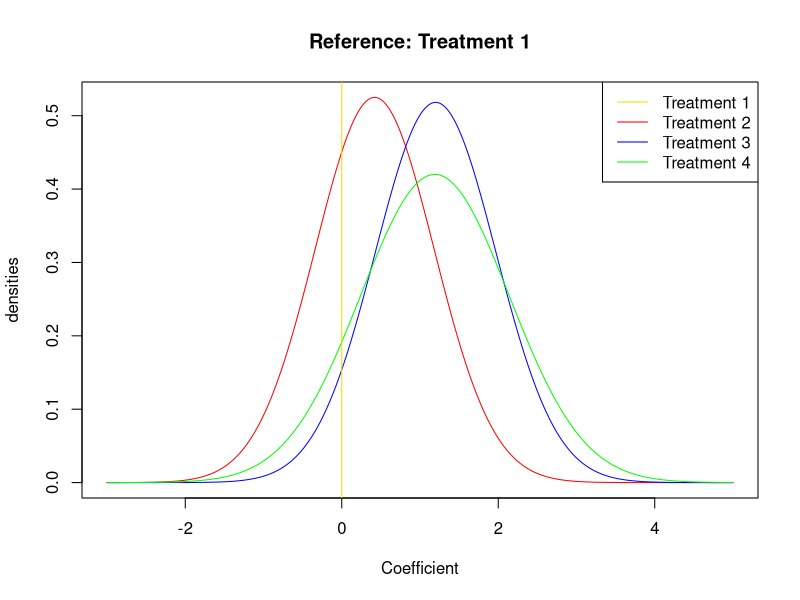
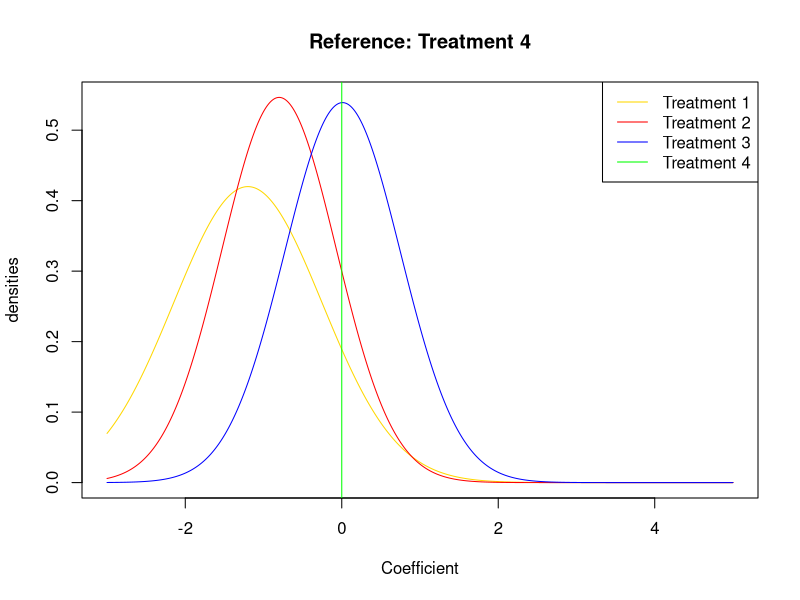

Reproduce these figures in R, in order.
#Code to create distribution plots (as discussed in meeting 06/07/2023)

#Create data wish to plot
#Just to demonstrate the code for the plots
Vec1<-cbind(c(0.42, 1.2, 1.19), c(0.76, 0.77, 0.95))
colnames(Vec1)<-c("Coefficients", "std.err")
rownames(Vec1)<-c("Treatment 2", "Treatment 3", "Treatment 4")
Vec4<-cbind(c(-1.2, -0.8, 0.01), c(0.95, 0.73, 0.74))
colnames(Vec4)<-c("Coefficients", "std.err")
rownames(Vec4)<-c("Treatment 1", "Treatment 2", "Treatment 3")

#Allocate lower and upper bound of x-axis (possibility of coefficient values)
lcb <- -3
ucb <- 5

#Create x-axis vector
u <- seq(from = lcb,
         to = ucb,
         length.out = 1e+5)
#Create distribution for treatment 2
v2 <- dnorm(x = u,
            mean = Vec1[1, 1],
            sd = Vec1[1, 2])
#Create distribution for treatment 3
v3 <- dnorm(x = u,
            mean = (Vec1[2, 1]),
            sd = (Vec1[2, 2]))
#Create distribution for treatment 4
v4 <- dnorm(x = u,
            mean = (Vec1[3, 1]),
            sd = (Vec1[3, 2]))

#Plot 3 distributions on same figure
matplot(x = u,
        y = cbind(v2, v3, v4),
        type = "l",
        lty = 1,
        col = c("red", "blue", "green"),
        xlab = "Coefficient",
        ylab = "densities",
        main = "Reference: Treatment 1")
#Add vertical line at 0 for reference treatment
abline(v=0, col="gold")
#Add legend
legend(x = "topright",
       legend = paste("Treatment", 1:4),
       col = c("gold","red", "blue", "green"),
       lty = 1)


#Create distribution for treatment 1
v1 <- dnorm(x = u,
            mean = Vec4[1, 1],
            sd = Vec4[1, 2])
#Create distribution for treatment 2
v2 <- dnorm(x = u,
            mean = (Vec4[2, 1]),
            sd = (Vec4[2, 2]))
#Create distribution for treatment 3
v3 <- dnorm(x = u,
            mean = (Vec4[3, 1]),
            sd = (Vec4[3, 2]))

#Plot 3 distributions on same figure
matplot(x = u,
        y = cbind(v1, v2, v3),
        type = "l",
        lty = 1,
        col = c("gold", "red", "blue"),
        xlab = "Coefficient",
        ylab = "densities",
        main = "Reference: Treatment 4")
#Add vertical line at 0 for reference treatment
abline(v=0, col="green")
#Add legend
legend(x = "topright",
       legend = paste("Treatment", 1:4),
       col = c("gold", "red", "blue","green"),
       lty = 1)
      
